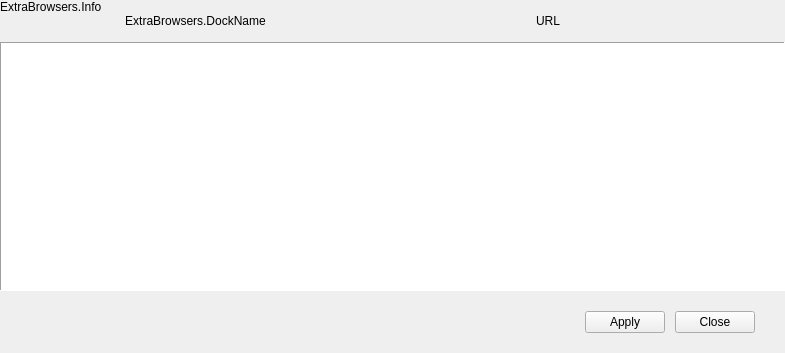
<?xml version="1.0" encoding="UTF-8"?>
<ui version="4.0">
 <class>OBSExtraBrowsers</class>
 <widget class="QWidget" name="OBSExtraBrowsers">
  <property name="geometry">
   <rect>
    <x>0</x>
    <y>0</y>
    <width>785</width>
    <height>353</height>
   </rect>
  </property>
  <property name="windowTitle">
   <string>ExtraBrowsers</string>
  </property>
  <layout class="QVBoxLayout" name="verticalLayout">
   <property name="spacing">
    <number>0</number>
   </property>
   <property name="leftMargin">
    <number>0</number>
   </property>
   <property name="topMargin">
    <number>0</number>
   </property>
   <property name="rightMargin">
    <number>0</number>
   </property>
   <property name="bottomMargin">
    <number>0</number>
   </property>
   <item>
    <widget class="QLabel" name="label">
     <property name="text">
      <string>ExtraBrowsers.Info</string>
     </property>
     <property name="wordWrap">
      <bool>true</bool>
     </property>
    </widget>
   </item>
   <item>
    <widget class="QWidget" name="titleWidget" native="true">
     <layout class="QHBoxLayout" name="horizontalLayout_2">
      <property name="spacing">
       <number>2</number>
      </property>
      <property name="leftMargin">
       <number>20</number>
      </property>
      <property name="topMargin">
       <number>0</number>
      </property>
      <property name="rightMargin">
       <number>62</number>
      </property>
      <property name="bottomMargin">
       <number>0</number>
      </property>
      <item>
       <widget class="QLabel" name="titleLabel">
        <property name="text">
         <string>ExtraBrowsers.DockName</string>
        </property>
        <property name="alignment">
         <set>Qt::AlignCenter</set>
        </property>
       </widget>
      </item>
      <item>
       <widget class="QLabel" name="urlLabel">
        <property name="text">
         <string>URL</string>
        </property>
        <property name="alignment">
         <set>Qt::AlignCenter</set>
        </property>
       </widget>
      </item>
     </layout>
    </widget>
   </item>
   <item>
    <widget class="QLabel" name="lineLabel">
     <property name="text">
      <string/>
     </property>
    </widget>
   </item>
   <item>
    <widget class="QTableView" name="table">
     <property name="frameShape">
      <enum>QFrame::Panel</enum>
     </property>
     <property name="lineWidth">
      <number>1</number>
     </property>
     <property name="selectionMode">
      <enum>QAbstractItemView::NoSelection</enum>
     </property>
     <property name="showGrid">
      <bool>false</bool>
     </property>
     <property name="gridStyle">
      <enum>Qt::SolidLine</enum>
     </property>
     <attribute name="horizontalHeaderMinimumSectionSize">
      <number>23</number>
     </attribute>
     <attribute name="horizontalHeaderDefaultSectionSize">
      <number>23</number>
     </attribute>
     <attribute name="verticalHeaderVisible">
      <bool>false</bool>
     </attribute>
     <attribute name="verticalHeaderMinimumSectionSize">
      <number>41</number>
     </attribute>
     <attribute name="verticalHeaderDefaultSectionSize">
      <number>41</number>
     </attribute>
    </widget>
   </item>
   <item>
    <widget class="QWidget" name="bottomWidget" native="true">
     <layout class="QHBoxLayout" name="horizontalLayout_3">
      <property name="spacing">
       <number>10</number>
      </property>
      <property name="topMargin">
       <number>20</number>
      </property>
      <property name="rightMargin">
       <number>30</number>
      </property>
      <property name="bottomMargin">
       <number>20</number>
      </property>
      <item>
       <spacer name="horizontalSpacer">
        <property name="orientation">
         <enum>Qt::Horizontal</enum>
        </property>
        <property name="sizeHint" stdset="0">
         <size>
          <width>40</width>
          <height>20</height>
         </size>
        </property>
       </spacer>
      </item>
      <item>
       <widget class="QPushButton" name="apply">
        <property name="text">
         <string>Apply</string>
        </property>
       </widget>
      </item>
      <item>
       <widget class="QPushButton" name="close">
        <property name="text">
         <string>Close</string>
        </property>
       </widget>
      </item>
     </layout>
    </widget>
   </item>
  </layout>
 </widget>
 <resources/>
 <connections/>
</ui>
